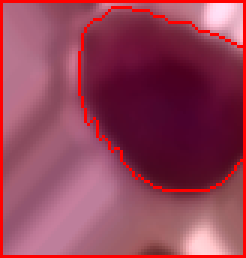
#> input picture GLCM/carcinoma_in_situ/augmented_0_1071.png, 82 x 86 px (shown 3 times larger); its folder holds only this picture in this run
$ jupyter execute --allow-errors 'GLCM more features..ipynb'   (older library calls are emulated)
#> lines starting #> are read from the running program, lines starting #| are printed output that depends on the picture; long printed decimals are rounded
#> `image = cv2.imread(image_path, 0)`:
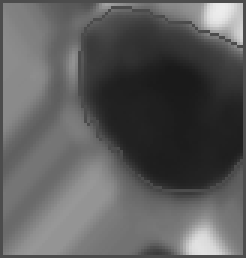
#> image: shape (86, 82) (shown 3 times larger); min 26, max 236, mean 91.8
#> `features = np.ravel([graycoprops(glcm, prop).reshape(-1) for prop in p..`: features = 20 values, max 275.8 at index 3, min 0.0534 at index 13, mean 42.65
[cell 1]
import os
import cv2
import numpy as np
import mahotas.features.texture as mhtex
from skimage.feature import graycomatrix, graycoprops


folder_path = 'carcinoma_in_situ'

#> (the rest of this cell did not finish here and is left out)

[cell 2]
                    # GLCM More Fetures added
# 'contrast', 'dissimilarity', 'homogeneity', 'energy', 'correlation',
# 'ASM', 'cluster_prominence', 'cluster_shade', 'max_prob','LBP','HOG'.

import os
import cv2
import numpy as np
from skimage.feature import greycomatrix, graycoprops, local_binary_pattern, hog
import mahotas.features.texture as mhtex

folder_path = 'carcinoma_in_situ'

#> (the rest of this cell did not finish here and is left out)

[cell 3]
import os
import glob
import numpy as np
from skimage.feature import greycomatrix, greycoprops
from skimage import io, color, img_as_ubyte

# Replace 'folder_path' with the path to the folder containing your PNG images
folder_path = 'carcinoma_in_situ'

# List all PNG image files in the folder
image_files = glob.glob(os.path.join(folder_path, '*.png'))

# Function to compute texture features for a single image
def compute_texture_features(image_path):
#> called with image_path = 'carcinoma_in_situ/augmented_0_1071.png'
    image = io.imread(image_path)
#> image: shape (86, 82, 3)
    # Convert the image to unsigned 8-bit integer (uint8)
    gray_image = img_as_ubyte(color.rgb2gray(image))
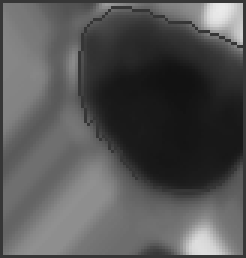
#> gray_image: shape (86, 82) (shown 3 times larger); min 18, max 234, mean 84.2

    distances = [1, 2, 3]  # You can adjust the distances as needed
    angles = [0, np.pi/4, np.pi/2, 3*np.pi/4]  # You can adjust the angles as needed
    levels = 256  # Number of gray levels, usually 256 for 8-bit images
    glcm = greycomatrix(gray_image, distances=distances, angles=angles, levels=levels, symmetric=True, normed=True)

    features = {
        'ASM': greycoprops(glcm, 'ASM').ravel(),
        'Contrast': greycoprops(glcm, 'contrast').ravel(),
        'Correlation': greycoprops(glcm, 'correlation').ravel(),
        'Homogeneity': greycoprops(glcm, 'homogeneity').ravel(),
        'Energy': greycoprops(glcm, 'energy').ravel(),
        'Dissimilarity': greycoprops(glcm, 'dissimilarity').ravel(),
    }

    return features

# Process all images in the folder and print the computed features
for image_file in image_files:
    image_features = compute_texture_features(image_file)
#> image_features = 6 items
    print(f"Image: {os.path.basename(image_file)}")
    for feature_name, feature_values in image_features.items():
        print(f"{feature_name}: {feature_values}")
#> this loop made 6 passes
#> feature_name on passes 1 to 6: 'ASM', 'Contrast', 'Correlation', 'Homogeneity', 'Energy', 'Dissimilarity'
#| ASM: [0.004589 0.003062 0.004666 0.00387 0.003234 0.003062
#|  0.003445 0.00387 0.002549 0.001938 0.002759 0.002648]
#| Contrast: [159.563 369.106 251.054 386.485 224.660
#|  369.106 295.556 386.485 310.567 451.864
#|  375.836 488.613]
#| Correlation: [0.963 0.915 0.9418 0.911 0.9479 0.915
#|  0.9308 0.911 0.9279  0.8948 0.9111 0.8862 ]
#| Homogeneity: [0.429 0.3534 0.4187 0.4504 0.3015 0.3534
#|  0.3023 0.4504 0.2357 0.2418 0.2394 0.3401]
#| Energy: [0.06774  0.05533 0.06831 0.06221 0.05687 0.05533
#> (further printed lines are left out)
    print("\n")

[cell 4]
                      # Gray scale on carcinoma_situ

import os
import cv2

def convert_to_grayscale(input_folder, output_folder):
#> called with input_folder = 'carcinoma_in_situ', output_folder = 'carcinoma_in_situ_change'
    if not os.path.exists(output_folder):
        os.makedirs(output_folder)

    for filename in os.listdir(input_folder):
        input_path = os.path.join(input_folder, filename)
        output_path = os.path.join(output_folder, filename)

        # Read the image
        image = cv2.imread(input_path)
#> image is the input picture: shape (86, 82, 3); mean B, G, R 88.1, 65, 147.4

        if image is not None:
            # Check if the image is already grayscale
            if len(image.shape) == 2:  # Grayscale images have only two dimensions (height and width)
                print(f"{filename} is already grayscale. Copying as is.")
                cv2.imwrite(output_path, image)
            else:
                # Convert to grayscale
                gray_image = cv2.cvtColor(image, cv2.COLOR_BGR2GRAY)

                # Save the grayscale image
                cv2.imwrite(output_path, gray_image)

                print(f"{filename} converted to grayscale and saved.")

if __name__ == "__main__":
    input_folder = "carcinoma_in_situ"
    output_folder = "carcinoma_in_situ_change"

    convert_to_grayscale(input_folder, output_folder)

$ run again, on GLCM/carcinoma_in_situ/augmented_0_2264.png
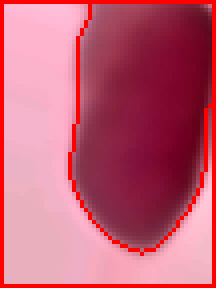
#> input picture GLCM/carcinoma_in_situ/augmented_0_2264.png, 54 x 72 px (shown 4 times larger)
#> `image = cv2.imread(image_path, 0)`:
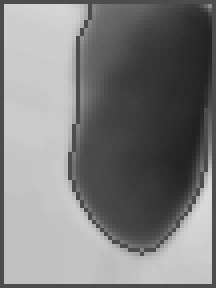
#> image: shape (72, 54) (shown 4 times larger); min 33, max 218, mean 125.9
#> features = 20 values, max 1049.2 at index 1, min 0.1 at index 15, mean 163.1
#> in compute_texture_features, `gray_image = img_as_ubyte(color.rgb2gray(image))`:
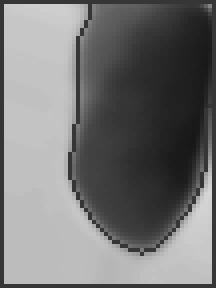
#> gray_image: shape (72, 54) (shown 4 times larger); min 23, max 214, mean 116.7
#> image_features = 6 items
#> the loop `for feature_name, feature_values in image_features.items():` made 6 passes
#> feature_name on passes 1 to 6: 'ASM', 'Contrast', 'Correlation', 'Homogeneity', 'Energy', 'Dissimilarity'
#> (printed output is left out)
#> in convert_to_grayscale, image is the input picture: shape (72, 54, 3); mean B, G, R 116.8, 93.9, 194

$ run again, on GLCM/carcinoma_in_situ/augmented_0_2423.png
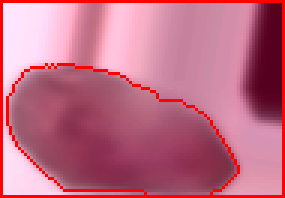
#> input picture GLCM/carcinoma_in_situ/augmented_0_2423.png, 95 x 66 px (shown 3 times larger)
#> `image = cv2.imread(image_path, 0)`:
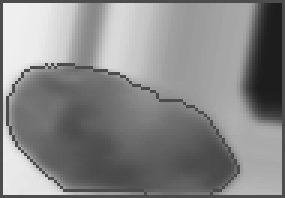
#> image: shape (66, 95) (shown 3 times larger); min 29, max 239, mean 135.5
#> features = 20 values, max 1023.9 at index 3, min 0.0446 at index 13, mean 160.3
#> in compute_texture_features, `gray_image = img_as_ubyte(color.rgb2gray(image))`:
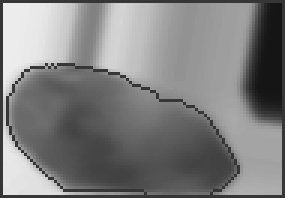
#> gray_image: shape (66, 95) (shown 3 times larger); min 21, max 236, mean 127.5
#> image_features = 6 items
#> the loop `for feature_name, feature_values in image_features.items():` made 6 passes
#> feature_name on passes 1 to 6: 'ASM', 'Contrast', 'Correlation', 'Homogeneity', 'Energy', 'Dissimilarity'
#> (printed output is left out)
#> in convert_to_grayscale, image is the input picture: shape (66, 95, 3); mean B, G, R 131.9, 107.3, 193.7

$ run again, on GLCM/carcinoma_in_situ/augmented_0_2505.png
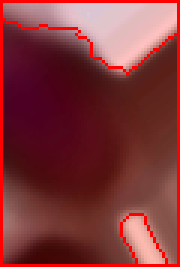
#> input picture GLCM/carcinoma_in_situ/augmented_0_2505.png, 60 x 89 px (shown 3 times larger)
#> `image = cv2.imread(image_path, 0)`:
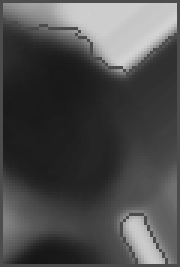
#> image: shape (89, 60) (shown 3 times larger); min 21, max 211, mean 76.7
#> features = 20 values, max 426.8 at index 3, min 0.0564 at index 13, mean 67.5
#> in compute_texture_features, `gray_image = img_as_ubyte(color.rgb2gray(image))`:
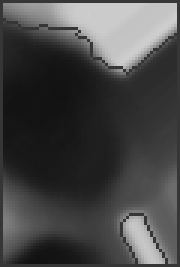
#> gray_image: shape (89, 60) (shown 3 times larger); min 16, max 206, mean 70.7
#> image_features = 6 items
#> the loop `for feature_name, feature_values in image_features.items():` made 6 passes
#> feature_name on passes 1 to 6: 'ASM', 'Contrast', 'Correlation', 'Homogeneity', 'Energy', 'Dissimilarity'
#> (printed output is left out)
#> in convert_to_grayscale, image is the input picture: shape (89, 60, 3); mean B, G, R 57.8, 55, 128.2

$ run again, on GLCM/carcinoma_in_situ/augmented_0_128.png
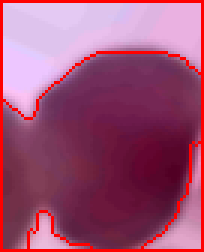
#> input picture GLCM/carcinoma_in_situ/augmented_0_128.png, 68 x 84 px (shown 3 times larger)
#> `image = cv2.imread(image_path, 0)`:
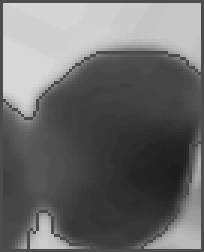
#> image: shape (84, 68) (shown 3 times larger); min 28, max 217, mean 106.8
#> features = 20 values, max 705.7 at index 1, min 0.0837 at index 13, mean 110.3
#> in compute_texture_features, `gray_image = img_as_ubyte(color.rgb2gray(image))`:
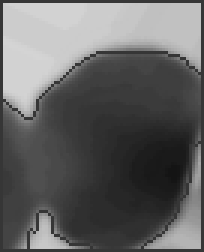
#> gray_image: shape (84, 68) (shown 3 times larger); min 20, max 212, mean 99.2
#> image_features = 6 items
#> the loop `for feature_name, feature_values in image_features.items():` made 6 passes
#> feature_name on passes 1 to 6: 'ASM', 'Contrast', 'Correlation', 'Homogeneity', 'Energy', 'Dissimilarity'
#> (printed output is left out)
#> in convert_to_grayscale, image is the input picture: shape (84, 68, 3); mean B, G, R 116.2, 80.2, 157.2
